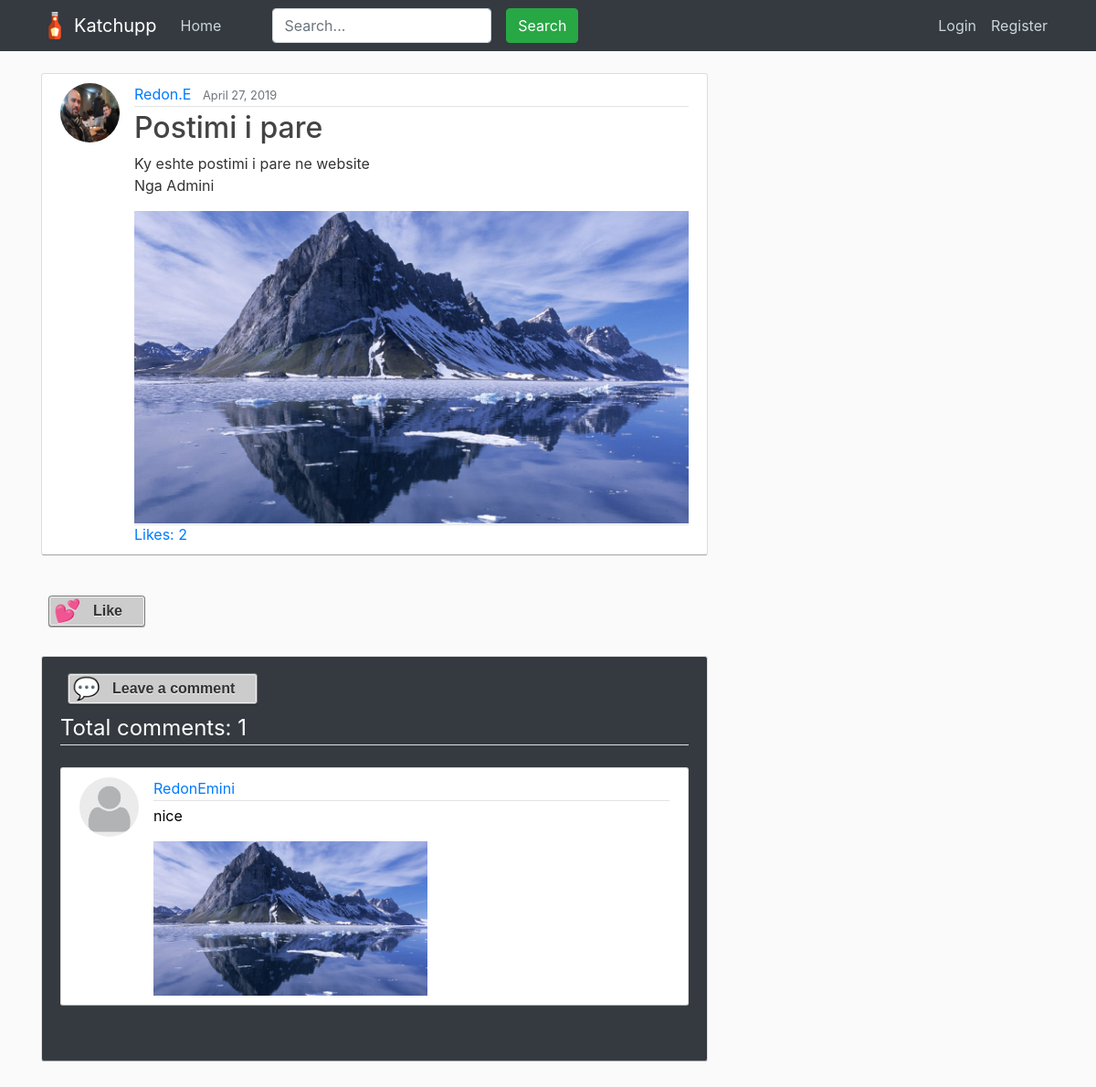
/detail/4/, run on the app's committed database.
### blogi/models.py (models this page shows, shortened)
class Post(models.Model):
	titulli = models.CharField(max_length=50, null= True, blank = True,verbose_name="Title")
	pershkrimi = models.TextField(max_length=1000, null= True, blank = True,verbose_name="Content")
	likes = models.ManyToManyField(User, related_name = "likes", blank = True)
	koha_posti = models.DateTimeField(default=timezone.now)
	autori = models.ForeignKey(User, on_delete=models.CASCADE)
	foto = models.ImageField(null= True, blank = True, height_field="height_field",width_field="width_field",upload_to="Fotot",verbose_name="Photo")
	foto2 = models.ImageField(null= True, blank = True, height_field="height_field",width_field="width_field",upload_to="Fotot",verbose_name="Second Photo")
	height_field = models.IntegerField(default=0, null= True, blank = True)
	width_field = models.IntegerField(default=0, null= True, blank = True)
	videofile= models.FileField(upload_to='videos', null=True, blank = True,verbose_name="Video")
	def total_likes(self):
		return self.likes.count()

class Comment(models.Model):
	post = models.ForeignKey(Post, on_delete=models.CASCADE, related_name='comment')
	koha_comment = models.DateTimeField(default=timezone.now)
	comment_autori = models.ForeignKey(User, on_delete=models.CASCADE)
	comment = models.TextField(max_length = 200, null= True, blank = True)
	photo = models.ImageField(null= True, blank = True, height_field="height_field",width_field="width_field",upload_to="Fotot-comentet")
	height_field = models.IntegerField(default=0, null= True, blank = True)
	width_field = models.IntegerField(default=0, null= True, blank = True)
	class Meta:
		ordering = ['-koha_comment']

### users/models.py (models this page shows, shortened)
class Profile(models.Model):
    user = models.OneToOneField(User, on_delete=models.CASCADE)
    Name = models.CharField(null= True, blank = True, max_length=50, verbose_name="Name: ")
    Bio = models.TextField(max_length=500, null= True, blank = True,verbose_name="Bio: ")
    birth_date = models.DateTimeField(default=datetime.now,verbose_name="Born on: ")
    statusi = models.CharField(max_length = 50, null= True, blank = True, choices=statusi)
    image = models.ImageField(default='default.jpg', upload_to='profile_pics')
    friends = models.ManyToManyField(User, related_name = "friends", blank = True)
    followers = models.ManyToManyField(User, related_name = "followers", blank = True)

### blogi/views.py (the view)
# urls.py: path('detail/<int:pk>/', postDetailView.as_view(), name='post-detail'),
class postDetailView(DetailView):
    is_liked = False
    model = Post
    def get_context_data(self, **kwargs):
        context = super().get_context_data(**kwargs)
        post = context["post"]
        if(post.likes.filter(id=self.request.user.id).exists()):
            context["is_liked"] = True
        return context

### blogi/templates/blogi/post_detail.html (shortened to what this page needs)
{% extends "blogi/base.html" %} {% load static %}
{% load crispy_forms_tags %} {% block content %}
<article class="media content-section">
  <a href="{% url 'users-profile' object.autori.id %}">
    <img
      class="rounded-circle article-img"
      src="{{ object.autori.profile.image.url }}"
    />
  </a>
  <div class="media-body">
    <div class="article-metadata">
      <a class="mr-2" href="{% url 'users-profile' object.autori.id %}"
        >{{ object.autori }}</a
      >
      <small class="text-muted">{{object.koha_posti|date:"F d, Y" }}</small>
    </div>
    {% if object.titulli %}
    <h2><a class="article-title">{{object.titulli}}</a></h2>
    {% endif %}
    <p class="article-content">{{object.pershkrimi|urlize}}</p>
    {% if object.foto %}
    <img src="{{object.foto.url }}" style="width: 100%; height: 100%" />
    {% endif %}
    <div class="article-metadata">
      <p
        class="card-title text-muted"
        style="font-weight: normal; margin: 0; display: inline; float: left"
      >
        <a href="{% url 'get_likes' object.id %}">
          Likes: {{ object.total_likes }}</a
        >
      </p>
    </div>
  </div>
</article>
<form id="like_form" action="{% url 'likes' post.id %}" method="POST">
  {% csrf_token %} {% if is_liked %}
  <button
    type="submit"
    id="dislike"
    name="action"
    value="Like"
    class="button dislike"
  >
    Dislike
  </button>
  {% else %}
  <button
    type="submit"
    id="like"
    name="action"
    value="Like"
    class="button like"
  >
    Like
  </button>
  {% endif %}
</form>
<br />
<div class="con content-section bg-dark">
  <a href="{% url 'create-comment' object.id %}" style="color: inherit">
    <button type="submit" name="action" value="comment" class="button comment">
      Leave a comment
    </button></a
  >
  <fieldset class="form-group">
    <legend class="border-bottom mb-4">
      Total comments: {{post.comment.count}}
    </legend>
    {% for comment in post.comment.all %}
    <article class="media content-section">
      <a href="{% url 'users-profile' object.autori.id %}">
        <img
          class="rounded-circle article-img"
          src="{{ comment.comment_autori.profile.image.url }}"
        />
      </a>
      <div class="media-body">
        <div class="article-metadata">
          <a
            class="mr-2"
            href="{% url 'users-profile' comment.comment_autori.id %}"
            >{{ comment.comment_autori }}</a
          >
        </div>
        <p class="cont article-content">{{comment.comment|urlize}}</p>
        {% if comment.photo %}
        <img
          src="{{comment.photo.url }}"
          style="width: 100%; height: 100%; max-width: 300px; max-height: 300px"
        />
        {% endif %}
      </div>
    </article>
    {% endfor %}
  </fieldset>
</div>
{% endblock content %}

### blogi/static/home/main.css (style rules this page uses)
body { background: #fafafa; color: #333333; margin-top: 5rem; }
h1, h2, h3, h4, h5, h6 { color: #444444; }
.content-section { background: #ffffff; padding: 10px 20px; border: 1px solid #dddddd; border-bottom: 1px solid #a1a3a8; border-radius: 3px; margin-bottom: 5%; }
.article-title { color: #444444; }
.article-content { white-space: pre-line; }
.article-img { height: 65px; width: 65px; margin-right: 16px; }
.article-metadata { padding-bottom: 1px; margin-bottom: 4px; border-bottom: 1px solid #e3e3e3; }
.button { display: inline-block; white-space: nowrap; background-color: #ccc; background-image: linear-gradient(top, #eee, #ccc); filter: progid:DXImageTransform.Microsoft.gradient(startColorStr='#eeeeee', EndColorStr='#cccccc'); border: 1px solid #777; padding: 0 1.5em; margin: 0.5em; font: bold 1em/2em Arial, Helvetica; text-decoration: none; color: #333; text-shadow: 0 1px 0 rgba(255,255,255,.8); border-radius: .2em; box-shadow: 0 0 1px 1px rgba(255,255,255,.8) inset, 0 1px 0 rgba(0,0,0,.3); }
.button:before { float: left; width: 1em; text-align: center; font-size: 1.5em; margin: 0 1em 0 -1em; padding: 0 .2em; border-radius: .15em 0 0 .15em; pointer-events: none; }
.like:before { content: "\01F495"; }
.comment:before { content: "\01F4AC" }
.con { color: white; }
.cont { color: black; }

### data on the page
Post: autori.profile.image (picture), autori "Redon.E", koha_posti "April 27, 2019", titulli "Postimi i pare", pershkrimi "Ky eshte postimi i pare ne website Nga Admini", foto (picture), total_likes "2", comment.count "1"
Comment: comment_autori.profile.image (placeholder picture), comment_autori "RedonEmini", comment "nice", photo (picture)
